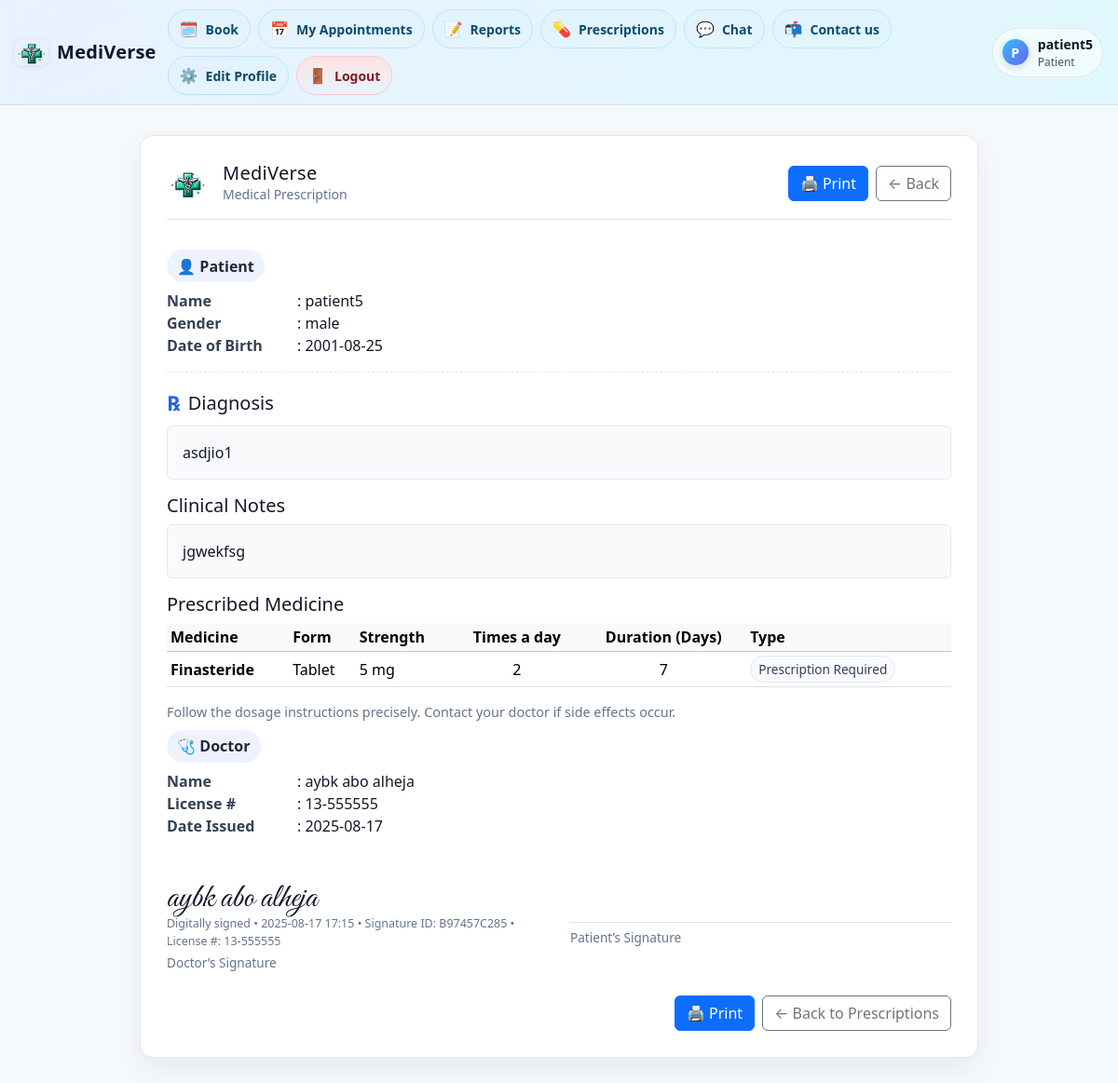
Page /labs/Doctors/generate_prescription.php?pm_id=76 (signed in) on the committed database.
### tables this page shows
CREATE TABLE `prescribed_medicines` (
  `id` int(11) NOT NULL,
  `report_id` int(11) DEFAULT NULL,
  `medicine_id` int(11) DEFAULT NULL,
  `dosage_form` varchar(120) DEFAULT NULL,
  `strength` varchar(120) DEFAULT NULL,
  `pills_per_day` int(11) DEFAULT NULL,
  `duration_days` int(11) DEFAULT NULL,
  `doctor_id` int(11) NOT NULL,
  `patient_id` int(11) NOT NULL,
  `used_status` enum('ISSUED','USED') NOT NULL DEFAULT 'ISSUED',
  `used_at` datetime DEFAULT NULL
);

CREATE TABLE `users` (
  `id` int(11) NOT NULL,
  `name` varchar(100) NOT NULL,
  `username` varchar(50) NOT NULL,
  `email` varchar(100) NOT NULL,
  `email_verified` tinyint(1) NOT NULL DEFAULT 0,
  `verify_token` varchar(255) DEFAULT NULL,
  `verify_expires` datetime DEFAULT NULL,
  `profile_image` varchar(255) DEFAULT NULL,
  `phone` varchar(20) DEFAULT NULL,
  `location` varchar(100) DEFAULT NULL,
  `password` varchar(255) NOT NULL,
  `temp_password` tinyint(1) DEFAULT 0,
  `role` enum('patient','doctor','admin') DEFAULT 'patient',
  `gender` enum('male','female','other') DEFAULT NULL,
  `height_cm` decimal(5,2) DEFAULT NULL,
  `weight_kg` decimal(5,2) DEFAULT NULL,
  `bmi` decimal(5,2) DEFAULT NULL,
  `date_of_birth` date DEFAULT NULL,
  `license_number` varchar(50) DEFAULT NULL,
  `specialization_id` int(11) DEFAULT NULL,
  `is_active` tinyint(1) NOT NULL DEFAULT 1,
  `created_at` timestamp NOT NULL DEFAULT current_timestamp(),
  `reset_token` varchar(255) DEFAULT NULL,
  `token_expiry` datetime DEFAULT NULL,
  `user_id` int(10) NOT NULL,
  `block_reason` text DEFAULT NULL,
  `blocked_at` datetime DEFAULT NULL,
  `is_blocked` tinyint(1) DEFAULT 0,
  `user_deleted` tinyint(1) DEFAULT 0,
  `delete_reason` text DEFAULT NULL,
  `blocked_by` int(11) DEFAULT NULL,
  `deleted_by` int(11) DEFAULT NULL,
  `deleted_reason` varchar(255) DEFAULT NULL,
  `verification_code` varchar(10) DEFAULT NULL,
  `is_activated` tinyint(1) NOT NULL DEFAULT 0
);

CREATE TABLE `medical_reports` (
  `id` int(11) NOT NULL,
  `doctor_id` int(11) NOT NULL,
  `appointment_id` int(11) DEFAULT NULL,
  `diagnosis` text DEFAULT NULL,
  `created_at` datetime DEFAULT current_timestamp(),
  `patient_id` int(11) NOT NULL,
  `description` text NOT NULL
);

CREATE TABLE `medicines` (
  `id` int(11) NOT NULL,
  `name` varchar(100) NOT NULL,
  `generic_name` varchar(120) DEFAULT NULL,
  `dosage_form` varchar(120) DEFAULT NULL,
  `strength` varchar(120) DEFAULT NULL,
  `is_otc` tinyint(1) NOT NULL DEFAULT 0,
  `created_at` datetime NOT NULL DEFAULT current_timestamp(),
  `updated_at` datetime DEFAULT NULL ON UPDATE current_timestamp(),
  `is_prescription_required` tinyint(1) DEFAULT 0
);

### labs/Doctors/generate_prescription.php (the view, shortened to what this page needs)
<?php
require_once 'config.php';
require 'navbar_loggedin.php';
$pm_id = $_GET['pm_id'] ?? null;
$pm_id      = (int)$pm_id;
$patient_id = (int)$_SESSION['user_id'];
$sql = "
    SELECT
        pm.id,
        m.name                               AS medicine_name,
        COALESCE(m.dosage_form,'')           AS dosage_form,
        COALESCE(m.strength,'')              AS strength,
        m.is_prescription_required,
        pm.pills_per_day,
        pm.duration_days,
        mr.id                                AS report_id,
        mr.diagnosis,
        mr.description,
        mr.created_at,
        d.name                                AS doctor_name,
        d.user_id                             AS doctor_public_id,
        d.license_number,
        u.name                                AS patient_name,
        u.gender,
        u.date_of_birth
    FROM prescribed_medicines pm
    JOIN medical_reports   mr ON pm.report_id = mr.id
    JOIN users             d  ON mr.doctor_id = d.id
    JOIN users             u  ON pm.patient_id = u.id
    JOIN medicines         m  ON pm.medicine_id = m.id
    WHERE pm.id = ? AND pm.patient_id = ?
    LIMIT 1
";
$stmt = $conn->prepare($sql);
$stmt->bind_param("ii", $pm_id, $patient_id);
$stmt->execute();
$res = $stmt->get_result();
$prescription = $res->fetch_assoc();
$signature_id = strtoupper(substr(hash(
    'sha256',
    (string)($prescription['doctor_public_id'] ?? '') . '|' .
    (string)($prescription['report_id'] ?? '')        . '|' .
    (string)($prescription['created_at'] ?? '')
), 0, 10));
$signed_when  = date('Y-m-d H:i', strtotime($prescription['created_at'] ?? 'now'));
?>
<!DOCTYPE html>
<html>
<head>
    <link href="https://cdn.jsdelivr.net/npm/bootstrap@5.3.2/dist/css/bootstrap.min.css" rel="stylesheet">
</head>
<body>
<div class="container">
  <div class="sheet">
    <div class="d-flex align-items-center justify-content-between pb-3 border-bottom">
      <div class="d-flex align-items-center gap-3">
        <img src="assets/images/logo.png" alt="MediVerse" style="width:44px;height:44px;object-fit:contain">
        <div>
          <div class="h5 m-0 h-title">MediVerse</div>
          <div class="subtle small">Medical Prescription</div>
        </div>
      </div>
      <div class="no-print">
        <div class="d-flex gap-2">
          <button onclick="window.print()" class="btn btn-primary btn-print">🖨️ Print</button>
          <a href="prescriptions.php" class="btn btn-outline-secondary">← Back</a>
        </div>
      </div>
    </div>
    <div class="row g-4 mt-2">
      <div class="col-md-6">
        <div class="brand-badge mb-2">👤 Patient</div>
        <div class="kgrid">
          <div class="d-flex"><div class="k">Name</div><div>: <?= htmlspecialchars($prescription['patient_name']) ?></div></div>
          <div class="d-flex"><div class="k">Gender</div><div>: <?= htmlspecialchars($prescription['gender'] ?: '—') ?></div></div>
          <div class="d-flex"><div class="k">Date of Birth</div><div>: <?= htmlspecialchars($prescription['date_of_birth'] ?: '—') ?></div></div>
        </div>
      </div>
    </div>
    <div class="divider"></div>
    <div class="mb-3">
      <div class="d-flex align-items-center gap-2 mb-2">
        <span class="rx">℞</span><h5 class="m-0">Diagnosis</h5>
      </div>
      <div class="p-3 rounded" style="background:#f8fafc;border:1px solid var(--line)">
        <?= nl2br(htmlspecialchars($prescription['diagnosis'])) ?>
      </div>
    </div>
    <div class="mb-3">
      <h5 class="mb-2">Clinical Notes</h5>
      <div class="p-3 rounded" style="background:#fafafa;border:1px solid var(--line)">
        <?= nl2br(htmlspecialchars($prescription['description'])) ?>
      </div>
    </div>
    <div class="mb-2">
      <h5 class="mb-2">Prescribed Medicine</h5>
      <div class="table-responsive">
        <table class="table table-sm align-middle">
          <thead class="table-light">
            <tr>
              <th>Medicine</th>
              <th>Form</th>
              <th>Strength</th>
              <th class="text-center">Times a day</th>
              <th class="text-center">Duration (Days)</th>
              <th>Type</th>
            </tr>
          </thead>
          <tbody>
            <tr>
              <td class="fw-semibold"><?= htmlspecialchars($prescription['medicine_name']) ?></td>
              <td><?= htmlspecialchars($prescription['dosage_form'] ?: '—') ?></td>
              <td><?= htmlspecialchars($prescription['strength'] ?: '—') ?></td>
              <td class="text-center"><?= (int)$prescription['pills_per_day'] ?></td>
              <td class="text-center"><?= (int)$prescription['duration_days'] ?></td>
              <td>
                <span class="pill">
                  <?= ((int)$prescription['is_prescription_required'] === 1) ? 'Prescription Required' : 'Over the Counter' ?>
                </span>
              </td>
            </tr>
          </tbody>
        </table>
      </div>
      <div class="note">Follow the dosage instructions precisely. Contact your doctor if side effects occur.</div>
    </div>
    <div class="col-md-6">
      <div class="brand-badge mb-2">🩺 Doctor</div>
      <div class="kgrid">
        <div class="d-flex"><div class="k">Name</div><div>: <?= htmlspecialchars($prescription['doctor_name']) ?></div></div>
        <div class="d-flex"><div class="k">License #</div><div>: <?= htmlspecialchars($prescription['license_number'] ?: '—') ?></div></div>
        <div class="d-flex"><div class="k">Date Issued</div><div>: <?= htmlspecialchars(date("Y-m-d", strtotime($prescription['created_at']))) ?></div></div>
      </div>
    </div>
    <div class="row g-4 mt-4">
      <div class="col-md-6">
        <div class="sig-script"><?= htmlspecialchars($prescription['doctor_name']) ?></div>
        <div class="sig-meta">
          Digitally signed • <?= htmlspecialchars($signed_when) ?>
          • Signature ID: <?= htmlspecialchars($signature_id) ?>
          <?php if (!empty($prescription['license_number'])): ?>
            • License #: <?= htmlspecialchars($prescription['license_number']) ?>
          <?php endif; ?>
        </div>
        <div class="sigcap mt-1">Doctor’s Signature</div>
      </div>
      <div class="col-md-6">
        <div class="sigline border-bottom"></div>
        <div class="sigcap">Patient’s Signature</div>
      </div>
    </div>
    <div class="d-flex justify-content-end gap-2 mt-4 no-print">
      <button onclick="window.print()" class="btn btn-primary btn-print">🖨️ Print</button>
      <a href="prescriptions.php" class="btn btn-outline-secondary">← Back to Prescriptions</a>
    </div>
  </div>
</div>
</body>
</html>

### labs/Doctors/navbar_loggedin.php (style rules this page uses)
:root { --bg: rgba(255,255,255,.65); --bg-dark: rgba(17,24,39,.65); --fg: #0f172a; --fg-subtle:#475569; --ring: rgba(59,130,246,.35); }

### labs/Doctors/generate_prescription.php (style rules this page uses)
:root { --ink:#111827; --muted:#64748b; --line:#e5e7eb; --brand:#2563eb; --chip:#eef2ff; }
body { background:#f6f9fc; color:var(--ink); }
.sheet { max-width:900px; margin:32px auto; background:#fff; border:1px solid var(--line); border-radius:14px; box-shadow:0 12px 30px rgba(2,6,23,.06); padding:28px; }
.brand-badge { display:inline-flex; align-items:center; gap:.5rem; background:var(--chip); color:#1f2937; padding:.35rem .7rem; border-radius:999px; font-weight:700; }
.h-title { letter-spacing:.3px }
.subtle { color:var(--muted) }
.kgrid .k { color:#334155; font-weight:600; width:140px }
.rx { font-weight:800; font-size:22px; color:var(--brand) }
.divider { border-top:1px dashed var(--line); margin:16px 0 }
.pill { display:inline-block; padding:.25rem .5rem; border:1px solid var(--line); background:#f8fafc; border-radius:999px; font-size:.85rem; color:#334155 }
.note { font-size:.9rem; color:var(--muted) }
.btn-print { white-space:nowrap }
.sigline { height:44px; }
.sigcap { font-size:.85rem; color:var(--muted); margin-top:.35rem; }
.sig-script { font-family:'Great Vibes', cursive; font-size:36px; line-height:1; color:#111827; }
.sig-meta { font-size:.78rem; color:var(--muted); }

### rows in the picture
prescribed_medicines: patient.name "patient5", patient.gender "male", patient.date_of_birth "2001-08-25", report.diagnosis "asdjio1", report.description "jgwekfsg", medicine.name "Finasteride", pills_per_day "2", duration_days "7", doctor.name "aybk abo alheja", doctor.license_number "13-555555", report.created_at "2025-08-17", report.created_at "2025-08-17 17:15", doctor.created_at "B97457C285"

### other values in the picture
$initial "P"
$name ?: 'User' "patient5"
$role "Patient"
$prescription['dosage_form'] ?: '—' "Tablet"
$prescription['strength'] ?: '—' "5 mg"
